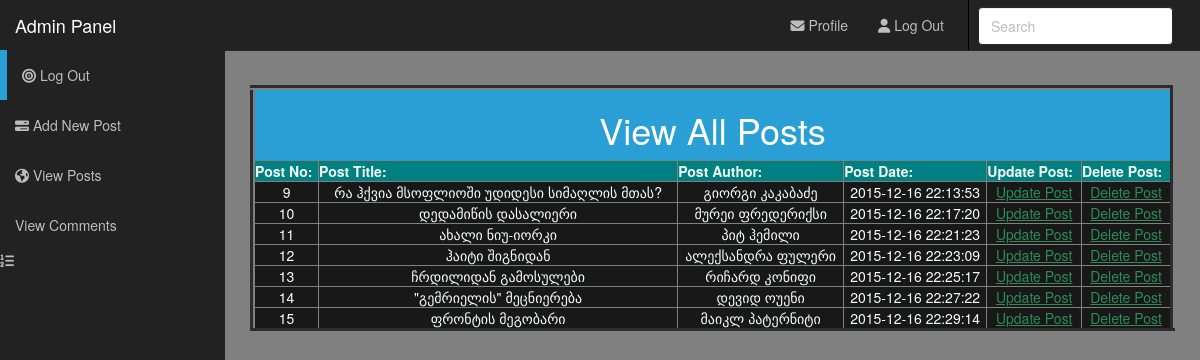
The page /ci_tsotne/admin/viewposts on the database its author committed.
### tables this page shows
CREATE TABLE `posts` (
  `id` int(11) NOT NULL,
  `title` varchar(250) NOT NULL,
  `author` varchar(100) NOT NULL,
  `date` datetime NOT NULL DEFAULT CURRENT_TIMESTAMP,
  `img` varchar(100) DEFAULT NULL,
  `description` text NOT NULL
);

### ci_tsotne/application/controllers/Admin.php (called while the page is built, shortened)
<?php
class Admin extends CI_Controller {
	public function viewposts(){
		$this->load->model('blog_model');
		$data['rows'] = $this->blog_model->view_posts();
		$this->load->view('admin/viewposts',$data);
	}
}

### ci_tsotne/index.php (called while the page is built, shortened)
<?php
require_once BASEPATH.'core/CodeIgniter.php';

### ci_tsotne/application/models/blog_model.php (called while the page is built, shortened)
<?php
class blog_model extends CI_Model {
	public function view_posts(){
			$query = $this->db->get('posts');
			return $query->result_array();
	}
}

### ci_tsotne/application/views/admin/viewposts.php (the view, shortened to what this page needs)
<!DOCTYPE html>
<html lang="en">
<head>
    <link rel="stylesheet" type="text/css" href="bootstrap/css/bootstrap.min.css" />
    <link rel="stylesheet" type="text/css" href="font-awesome/css/font-awesome.min.css" />
    <link rel="stylesheet" type="text/css" href="<?php echo base_url();?>style/local.css">
    <link rel="stylesheet" type="text/css" href="http://www.shieldui.com/shared/components/latest/css/light-bootstrap/all.min.css" />
    <link id="gridcss" rel="stylesheet" type="text/css" href="http://www.shieldui.com/shared/components/latest/css/dark-bootstrap/all.min.css" />
</head>
<body>
    <div id="wrapper">
          <nav class="navbar navbar-inverse navbar-fixed-top" role="navigation">
            <div class="navbar-header">
                <a class="navbar-brand" href="<?php echo base_url();?>admin/main">Admin Panel</a>
            </div>
            <div class="collapse navbar-collapse navbar-ex1-collapse">
                <ul id="active" class="nav navbar-nav side-nav">
                    <li class="selected"><a href="<?php echo base_url();?>main/logout"><i class="fa fa-bullseye"></i> Log Out</a></li>
                    <li><a href="<?php echo base_url();?>admin/insert"><i class="fa fa-tasks"></i>  Add New Post</a></li>
                    <li><a href="<?php echo base_url();?>admin/viewposts"><i class="fa fa-globe"></i> View Posts</a></li>
                    <li><a href="">View Comments</a><i class="fa fa-list-ol"></i></a></li>
                </ul>
                <ul class="nav navbar-nav navbar-right navbar-user">
                    <li class="dropdown messages-dropdown">
                        <a href="#" class="dropdown-toggle" data-toggle="dropdown"><i class="fa fa-envelope"></i> Profile</a>
                    </li>
                    <li class="dropdown user-dropdown">
                        <a href="<?php echo base_url();?>main/logout" class="dropdown-toggle" data-toggle="dropdown"><i class="fa fa-user"></i> Log Out</a>
                    </li>
                    <li>
                        <form class="navbar-search">
                            <input type="text" placeholder="Search" class="form-control">
                        </form>
                    </li>
                </ul>
            </div>
        </nav>
    <div id="page-wrapper">
           <table width="1000px" border="5" align="center" style="margin: 0 auto; color: #F5FFFA;" >
    <tr>
        <td colspan="10" align="center" bgcolor="#2a9fd6"><h1>View All Posts</h1></td>
    </tr>
    <tr bgcolor="#008080" >
        <th>Post No:</th>
        <th>Post Title:</th>
        <th>Post Author:</th>
        <th>Post Date:</th>
        <th>Update  Post:</th>
        <th>Delete  Post:</th>
    </tr>
        <?php foreach ($rows as $row): ?>
        <?php
        $post_id = $row['id'];
        $post_title = $row['title'];
        $post_author= $row['author'];
        $post_date = $row['date'];
        ?>
        <tr style="color: ">
            <td align="center"><?php echo $post_id;?></td>
            <td align="center"><?php echo $post_title;?></td>
            <td align="center"><?php echo $post_author;?></td>
            <td align="center"><?php echo $post_date;?></td>
            <td align="center"><a href="<?php echo base_url().'admin/edit/'.$post_id?>"
            style="color: #2E8B57; hover: green;">Update Post</a></td>
            <td align="center"><a href="<?php echo base_url().'admin/delete/'.$post_id?>"
            style="color: #2E8B57;a:hover: green;">Delete Post</a></td>
        </tr>
    <?php endforeach; ?>
</table>
          </div>
    </div>
</body>
</html>

### ci_tsotne/application/views/admin/viewposts.php (style rules this page uses)
* { margin: 0;padding: 0; }
body { background: gray; }

### rows shown on the page
posts: id "9", title "რა ჰქვია მსოფლიოში უდიდესი სიმაღლის მთას?", author "გიორგი კაკაბაძე", date "2015-12-16 22:13:53"
posts: id "10", title "დედამიწის დასალიერი", author "მურეი ფრედერიქსი", date "2015-12-16 22:17:20"
posts: id "11", title "ახალი ნიუ-იორკი", author "პიტ ჰემილი", date "2015-12-16 22:21:23"
posts: id "12", title "ჰაიტი შიგნიდან", author "ალექსანდრა ფულერი", date "2015-12-16 22:23:09"
posts: id "13", title "ჩრდილიდან გამოსულები", author "რიჩარდ კონიფი", date "2015-12-16 22:25:17"
posts: id "14", title "\"გემრიელის\" მეცნიერება", author "დევიდ ოუენი", date "2015-12-16 22:27:22"
posts: id "15", title "ფრონტის მეგობარი", author "მაიკლ პატერნიტი", date "2015-12-16 22:29:14"
